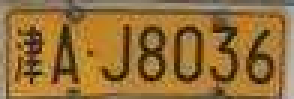
#> input picture car_license/test4.png, 98 x 33 px (shown 3 times larger)
$ jupyter execute 6-boundaryeff.ipynb
#> lines starting #> are read from the running program, lines starting #| are printed output that depends on the picture
[cell 1]
#same as previous
import cv2
from matplotlib import pyplot as plt

def cv_show(name,img):
    cv2.imshow(name,img)
    cv2.waitKey()
    cv2.destroyAllWindows()

def plt_show0(img):
    b,g,r = cv2.split(img)
    img = cv2.merge([r, g, b])
    plt.imshow(img)
    plt.show()

def plt_show(img):
    plt.imshow(img,cmap='gray')
    plt.show()

[cell 2]
# load
rawImage = cv2.imread("./car_license/test4.png")
#> rawImage is the input picture: shape (33, 98, 3); mean B, G, R 57.1, 111.2, 149
plt_show0(rawImage)
#> in plt_show0, `b,g,r = cv2.split(img)`:
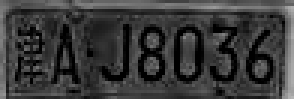
#> b: shape (33, 98) (shown 3 times larger); min 0, max 181, mean 57.1
#> in plt_show0, `b,g,r = cv2.split(img)`:
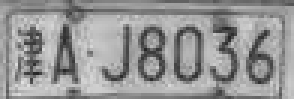
#> r: shape (33, 98) (shown 3 times larger); min 37, max 224, mean 149

[cell 3]
# gray
image = rawImage.copy()
gray_image = cv2.cvtColor(image, cv2.COLOR_RGB2GRAY)
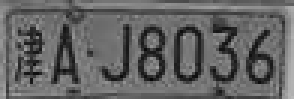
#> gray_image: shape (33, 98) (shown 3 times larger); min 5, max 184, mean 99.4
plt_show(gray_image)

# Seg characters
## task：Eliminate the effects of boundaries and nails of the plate

[cell 4]
# Binarize
ret, image = cv2.threshold(gray_image, 0, 255, cv2.THRESH_OTSU)
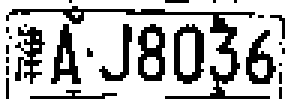
#> image: shape (33, 98) (shown 3 times larger); 72.4% white; black in thin lines or dots
#> ret = 85
plt_show(image)

[cell 5]
image.shape
rows = image.shape[0]
#> rows = 33
cols = image.shape[1]
#> cols = 98
print(rows,cols)
#| 33 98

[cell 6]
# Count the black value(0) of each rows
hd = []
for row in range(rows):
    res = 0
    for col in range(cols):
        if image[row][col] == 0:
            res = res+1
    hd.append(res)
len(hd)
max(hd)
#> Out = 62

[cell 7]
# Plot the histogram
y = [y for y in range(rows)]
#> y = 33 values from 0 to 32
x = hd
plt.barh(y,x,color='black',height=1)
# Set axis
plt.xlabel('0_number')
plt.ylabel('row')
# set precision
plt.xticks([x for x in range(0,130,5)])
plt.yticks([y for y in range(0,rows,1)])

plt.show()

### The area between two trough is the region we want。

[cell 8]
x = range(int(rows/2),2,-1)
x = [*x]
x

[cell 9]
# Finding trough
mean = sum(hd[0:int(rows/2)])/(int(rows/2)+1)
#> mean = 22.59
mean
region = []
for i in range(int(rows/2),2,-1): # Starting from row three since the first two rows are clearly boundries
    if hd[i]<mean:
        region.append(i)
        break
#> after the loop, region = [8]
for i in range(int(rows/2),rows): # Starting from row three since the first two rows are clearly boundries
    if hd[i]<mean:
        region.append(i)
        break
#> after the loop, region = [8, 27]
region
#> Out = [8, 27]

[cell 10]
image1 = image[region[0]:region[1],:] # using the row number

[cell 11]
plt_show(image1)

# Segment in vertical direction

[cell 12]
image11 = image1.copy()

[cell 13]
image11.shape
rows = image11.shape[0]
#> rows = 19
cols = image11.shape[1]
print(rows,cols)
#| 19 98

[cell 14]
cols
#> Out = 98

[cell 15]
# Binarize to count 0 value
hd1 = []
for col in range(cols):
    res = 0
    for row in range(rows):
        if image11[row][col] == 0:
            res = res+1
    hd1.append(res)
len(hd1)
max(hd1)
#> Out = 18

[cell 16]
# Histogram
y = hd1 # spot number
x = [x for x in range(cols)] # column number
plt.bar(x,y,color='black',width=1)
# x,y axis
plt.xlabel('col')
plt.ylabel('0_number')
# precision
plt.xticks([x for x in range(0,cols,10)])
plt.yticks([y for y in range(0,max(hd1)+5,5)])

plt.show()

[cell 17]
mean = sum(hd1)/len(hd1)
mean

[cell 18]
# Simple filter
for i in range(cols):
    if hd1[i] < mean/4:
        hd1[i] = 0

[cell 19]
# Same logic as above
y = hd1
x = [x for x in range(cols)]
plt.bar(x,y,color='black',width=1)
plt.xlabel('col')
plt.ylabel('0_number')
plt.xticks([x for x in range(0,cols,10)])
plt.yticks([y for y in range(0,max(hd1)+5,5)])

plt.show()

### we can clearly see some trough crest

[cell 20]
# list all col
region1 = []
reg = []
for i in range(cols-1):
    if hd1[i]==0 and hd1[i+1] != 0:
        reg.append(i)
    if hd1[i]!=0 and hd1[i+1] == 0:
        reg.append(i+2)
    if len(reg) == 2:
        if (reg[1]-reg[0])>5: # make the len larger than 5
            region1.append(reg)
            reg = []
        else:
            reg = []
region1

[cell 21]
# test
image2 = image1[:,region1[0][0]:region1[0][1]]
plt_show(image2)

[cell 22]
import numpy as np
white = []
for i in range(rows*2):
    white.append(255)
white = np.array(white)
white = white.reshape(rows,2)
white.shape

[cell 23]
#  Loop though all the area
p = []
for r in region1:
    r = image1[:,r[0]:r[1]]
    plt_show(r)
    p.append(r)
    p.append(white)
#> this loop made 7 passes
#> pass 2, in plt_show (call 6), `plt.show()`:
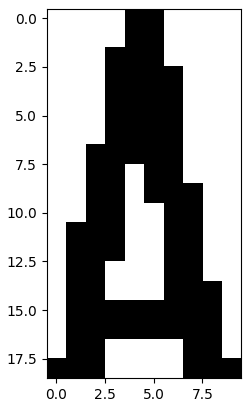
#> figure drawn by matplotlib, 1 panel
#> after the loop, p = 14 items

[cell 24]
# collage pictures
image2 = np.hstack(p)

[cell 25]
plt_show(image2)
#> in plt_show (call 12), `plt.show()`:
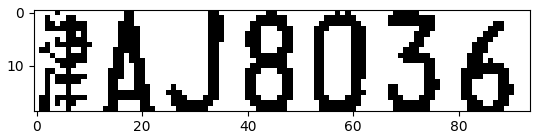
#> figure drawn by matplotlib, 1 panel

[cell 26]
# save individual char into folder
print(region)
#| [8, 27]
print(region1)
#| [[4, 15], [17, 27], [33, 45], [45, 56], [57, 69], [69, 81], [81, 93]]

[cell 27]
plt_show0(rawImage)

[cell 28]
v_image = rawImage[region[0]:region[1],:]
plt_show0(v_image)
#> in plt_show0 (call 3), `plt.show()`:
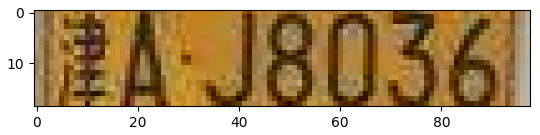
#> figure drawn by matplotlib, 1 panel

[cell 29]
i = 1
for reg in region1:
    h_image = v_image[:,reg[0]:reg[1]]
    plt_show0(h_image)
    cv2.imwrite('./words/test4_'+str(i)+'.png', h_image)
    i = i+1
#> this loop made 7 passes
#> pass 1, in plt_show0 (call 4), `plt.show()`:
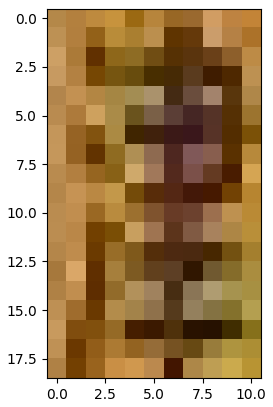
#> figure drawn by matplotlib, 1 panel
#> pass 2, in plt_show0 (call 5), `plt.show()`:
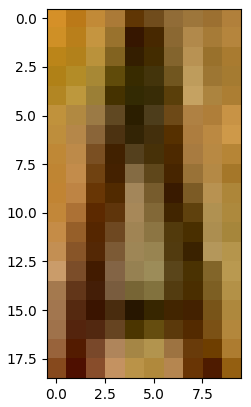
#> figure drawn by matplotlib, 1 panel
#> after the loop, i = 8

[cell 30]
word_images = []
for i in range(1,8):
    word =  cv2.imread('./words/test4_'+str(i)+'.png',0)
    ret, word = cv2.threshold(word, 0, 255, cv2.THRESH_OTSU | cv2.THRESH_BINARY_INV)
#> ret = 94
    word_images.append(word)
word_images
plt.imshow(word_images[0],cmap='gray')
for i,j in enumerate(word_images):
    plt.subplot(1,8,i+1)
    plt.imshow(word_images[i],cmap='gray')
plt.show()
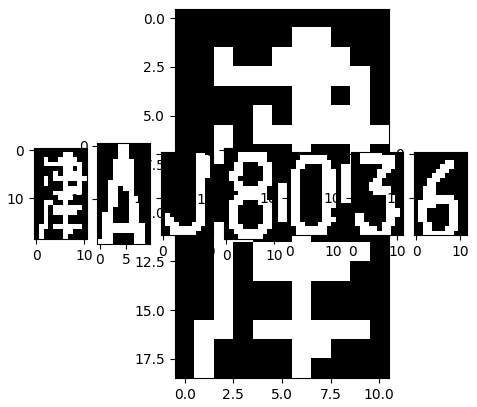
#> figure drawn by matplotlib, 8 panels
